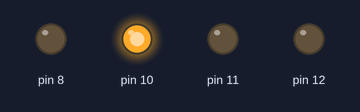
The sketch below on a simulated Arduino Uno, built with avr-gcc and run on an emulated ATmega328P. Parts: output pins drawn as LEDs (lit = HIGH).

Above: at 0.22 s.
At 0.82 s:
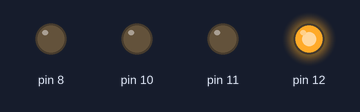
At 1.35 s:
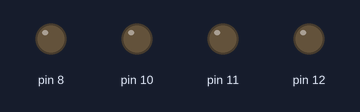
At 2.32 s:
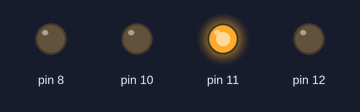
Timing chart, 0 to 3.1 s (numbered marks = the images above):
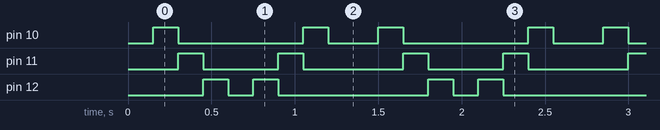

The sketch:

pullup_exemplo01.ino
```cpp
int i;

void setup() {
  pinMode(7, INPUT_PULLUP);
  pinMode(8, OUTPUT);
  pinMode(8, OUTPUT);
  pinMode(10, OUTPUT);
  pinMode(11, OUTPUT);
  pinMode(12, OUTPUT);
}

void loop() {

  i = 9;

  while (i <= 12) {
    digitalWrite(i, HIGH);
    delay(150);
    digitalWrite(i, LOW);
    i++;
  }

  while (i >= 9) {
    digitalWrite(i, HIGH);
    delay(150);
    digitalWrite(i, LOW);
    i--;
  }

}
```

Measured:
- by itself, pin 10: repeats every 1.4 s: LOW 0.75 s, HIGH 0.15 s, LOW 0.30 s, HIGH 0.15 s
- by itself, pin 11: repeats every 1.4 s: LOW 0.45 s, HIGH 0.15 s, LOW 0.60 s, HIGH 0.15 s
- by itself, pin 12: repeats every 1.4 s: LOW 0.15 s, HIGH 0.15 s, LOW 0.90 s, HIGH 0.15 s
